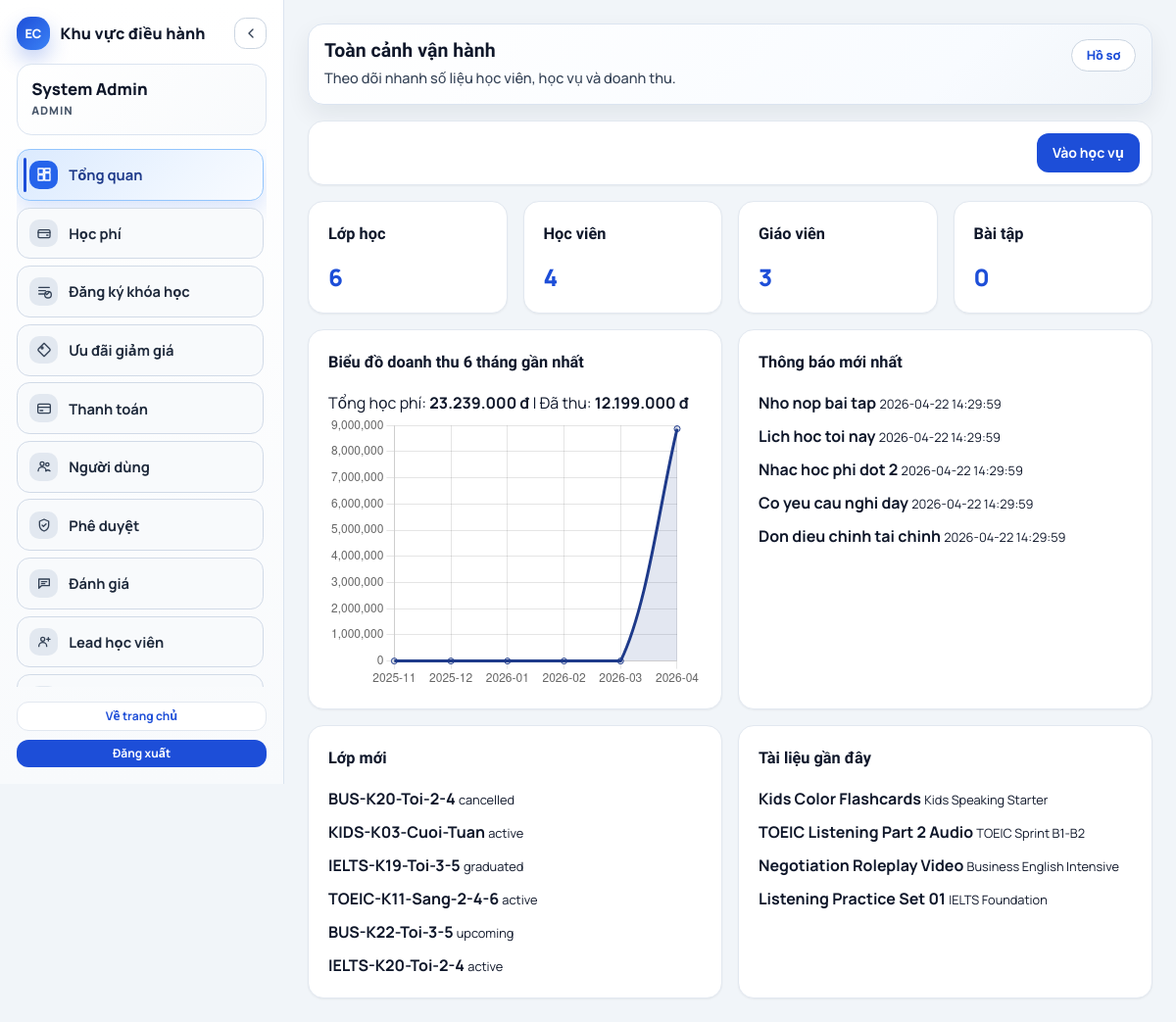
Page /?page=dashboard-admin (signed in) on the committed database.
### tables this page shows
CREATE TABLE notifications (
    id BIGINT UNSIGNED AUTO_INCREMENT PRIMARY KEY,
    user_id BIGINT UNSIGNED NOT NULL,
    title VARCHAR(180) NOT NULL,
    message TEXT NOT NULL,
    is_read TINYINT(1) NOT NULL DEFAULT 0,
    created_at TIMESTAMP NOT NULL DEFAULT CURRENT_TIMESTAMP,
    CONSTRAINT fk_notifications_user FOREIGN KEY (user_id) REFERENCES users(id)
);

CREATE TABLE classes (
    id BIGINT UNSIGNED AUTO_INCREMENT PRIMARY KEY,
    course_id BIGINT UNSIGNED NOT NULL,
    class_name VARCHAR(150) NOT NULL,
    teacher_id BIGINT UNSIGNED NOT NULL,
    start_date DATE,
    end_date DATE,
    status ENUM('upcoming', 'active', 'graduated', 'cancelled') NOT NULL DEFAULT 'upcoming',
    CONSTRAINT fk_classes_course FOREIGN KEY (course_id) REFERENCES courses(id),
    CONSTRAINT fk_classes_teacher_user FOREIGN KEY (teacher_id) REFERENCES users(id)
);

CREATE TABLE materials (
    id BIGINT UNSIGNED AUTO_INCREMENT PRIMARY KEY,
    course_id BIGINT UNSIGNED NOT NULL,
    title VARCHAR(180) NOT NULL,
    description TEXT NULL,
    file_path VARCHAR(255) NOT NULL,
    CONSTRAINT fk_materials_course FOREIGN KEY (course_id) REFERENCES courses(id)
);

CREATE TABLE courses (
    id BIGINT UNSIGNED AUTO_INCREMENT PRIMARY KEY,
    course_name VARCHAR(180) NOT NULL,
    description TEXT,
    base_price DECIMAL(12,2) NOT NULL DEFAULT 0,
    total_sessions INT NOT NULL DEFAULT 0
);

### public_html/pages/admin-dashboard/index.php (the view, shortened to what the rows shown need)
<?php
$academicModel = new AcademicModel();
$chartData = $academicModel->dashboardChartData();
$recentClasses = $academicModel->listClasses();
$recentMaterials = $academicModel->listMaterials();
$recentNotifications = $academicModel->listNotifications();
?>
<div class="grid gap-4">
    <div class="grid-cols-1 lg:grid-cols-2 grid gap-4">
        <article class="rounded-2xl border border-slate-200 bg-white p-5 shadow-sm xl:col-span-1">
            <?php if (empty($recentNotifications)): ?>
                <div class="rounded-xl border border-dashed border-slate-300 bg-slate-50 p-6 text-center text-sm text-slate-500">Chưa có thông báo mới.</div>
            <?php else: ?>
                <ul class="m-0 grid list-none gap-2 p-0">
                    <?php foreach (array_slice($recentNotifications, 0, 6) as $notification): ?>
                        <li>
                            <strong><?= e((string) $notification['title']); ?></strong>
                            <small><?= e((string) $notification['created_at']); ?></small>
                        </li>
                    <?php endforeach; ?>
                </ul>
            <?php endif; ?>
        </article>
    </div>
    <div class="grid gap-4 grid-cols-1 lg:grid-cols-2">
        <article class="rounded-2xl border border-slate-200 bg-white p-5 shadow-sm">
            <?php if (empty($recentClasses)): ?>
                <div class="rounded-xl border border-dashed border-slate-300 bg-slate-50 p-6 text-center text-sm text-slate-500">Chưa có lớp học nào.</div>
            <?php else: ?>
                <ul class="m-0 grid list-none gap-2 p-0">
                    <?php foreach (array_slice($recentClasses, 0, 6) as $class): ?>
                        <li>
                            <strong><?= e((string) $class['class_name']); ?></strong>
                            <small><?= e((string) $class['status']); ?></small>
                        </li>
                    <?php endforeach; ?>
                </ul>
            <?php endif; ?>
        </article>
        <article class="rounded-2xl border border-slate-200 bg-white p-5 shadow-sm">
            <?php if (empty($recentMaterials)): ?>
                <div class="rounded-xl border border-dashed border-slate-300 bg-slate-50 p-6 text-center text-sm text-slate-500">Chưa có tài liệu nào.</div>
            <?php else: ?>
                <ul class="m-0 grid list-none gap-2 p-0">
                    <?php foreach (array_slice($recentMaterials, 0, 6) as $material): ?>
                        <li>
                            <strong><?= e((string) $material['title']); ?></strong>
                            <small><?= e((string) $material['course_name']); ?></small>
                        </li>
                    <?php endforeach; ?>
                </ul>
            <?php endif; ?>
        </article>
    </div>
</div>
<script>
    const chartData = <?= json_encode($chartData, JSON_UNESCAPED_UNICODE | JSON_UNESCAPED_SLASHES); ?>;
    const months = Array.isArray(chartData.months) ? chartData.months : [];
    const monthLabels = months.map((item) => item.month);
    const tuitionValues = months.map((item) => Number(item.total || 0));
    const tuitionCanvas = document.getElementById('tuitionChart');
    const tuitionFallback = document.getElementById('tuitionChartFallback');
    if (tuitionCanvas && typeof Chart !== 'undefined') {
        new Chart(tuitionCanvas, {
            type: 'line',
            data: {
                labels: monthLabels,
                datasets: [{
                    label: 'Doanh thu học phí',
                    data: tuitionValues,
                    borderColor: '#1e3a8a',
                    backgroundColor: 'rgba(30, 58, 138, 0.12)',
                    tension: 0.3,
                    fill: true,
                }],
            },
            options: {
                responsive: true,
                scales: {
                    y: {
                        beginAtZero: true,
                    },
                },
                plugins: {
                    legend: {display: false},
                    tooltip: {
                        callbacks: {
                            label(context) {
                                const value = Number(context.parsed.y || 0);
                                return 'Doanh thu: ' + value.toLocaleString('vi-VN') + ' đ';
                            },
                        },
                    },
                },
            },
        });
    } else if (tuitionFallback) {
        tuitionFallback.classList.remove('hidden');
    }
</script>

### rows in the picture
notifications: title "Nho nop bai tap", created_at "2026-04-22 14:29:59"
notifications: title "Lich hoc toi nay", created_at "2026-04-22 14:29:59"
notifications: title "Nhac hoc phi dot 2", created_at "2026-04-22 14:29:59"
notifications: title "Co yeu cau nghi day", created_at "2026-04-22 14:29:59"
notifications: title "Don dieu chinh tai chinh", created_at "2026-04-22 14:29:59"
classes: class_name "BUS-K20-Toi-2-4", status "cancelled"
classes: class_name "KIDS-K03-Cuoi-Tuan", status "active"
classes: class_name "IELTS-K19-Toi-3-5", status "graduated"
classes: class_name "TOEIC-K11-Sang-2-4-6", status "active"
classes: class_name "BUS-K22-Toi-3-5", status "upcoming"
classes: class_name "IELTS-K20-Toi-2-4", status "active"
materials: title "Kids Color Flashcards", course.course_name "Kids Speaking Starter"
materials: title "TOEIC Listening Part 2 Audio", course.course_name "TOEIC Sprint B1-B2"
materials: title "Negotiation Roleplay Video", course.course_name "Business English Intensive"
materials: title "Listening Practice Set 01", course.course_name "IELTS Foundation"

### other values in the picture
$adminUser['full_name'] "System Admin"
$adminUser['role'] "ADMIN"
$displayAdminTitle "Toàn cảnh vận hành"
$displayAdminDescription "Theo dõi nhanh số liệu học viên, học vụ và doanh thu."
$stats['class_count'] "6"
$stats['student_count'] "4"
$stats['teacher_count'] "3"
$stats['assignment_count'] "0"
format_money((float) $stats['tuition_total']) "23.239.000 đ"
format_money((float) $stats['tuition_paid']) "12.199.000 đ"
